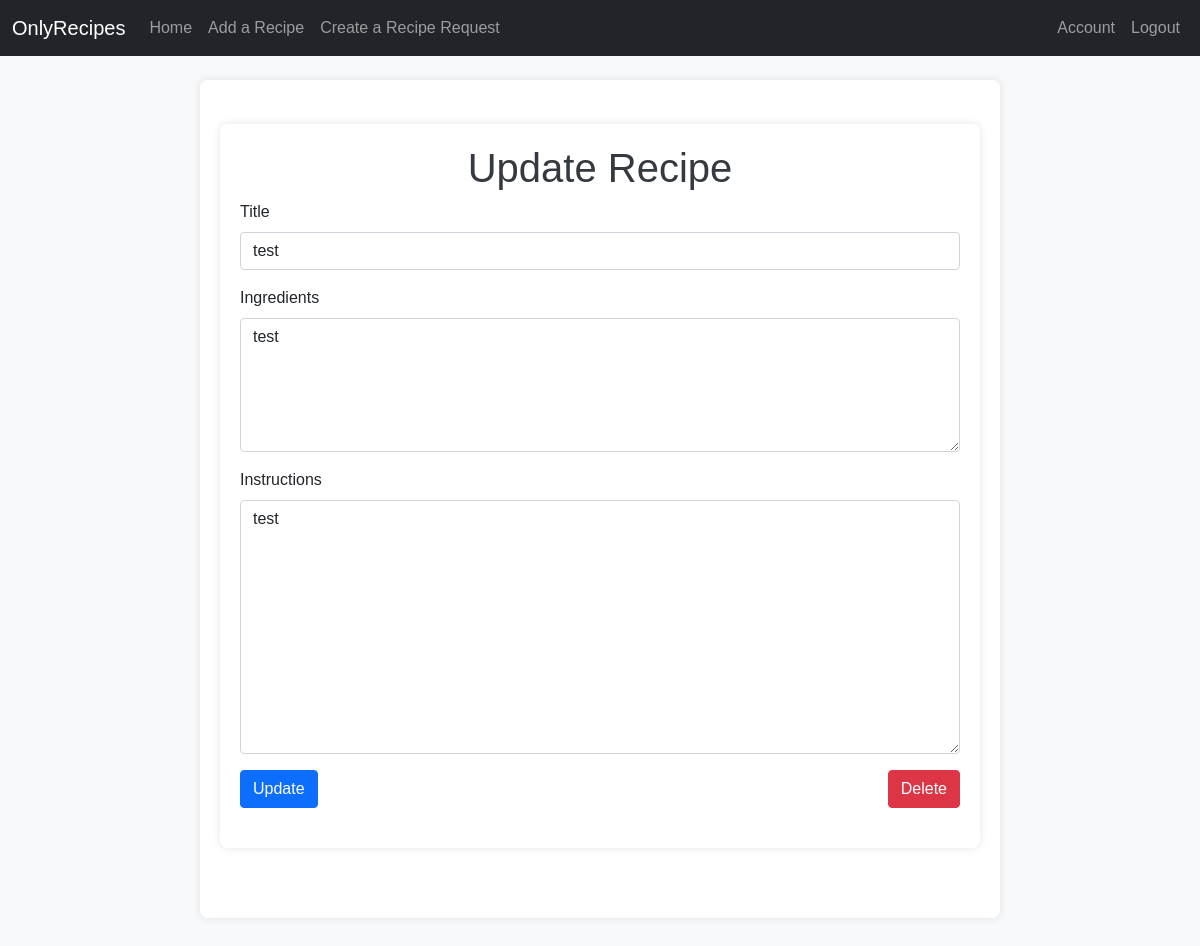
Screenshot of /update_recipe/2 (signed in) with the database file from the repository.
### app/models.py (models this page shows, shortened)
class Recipe(db.Model):
    id = db.Column(db.Integer, primary_key=True)
    title = db.Column(db.String(120), nullable=False)
    ingredients = db.Column(db.Text, nullable=False)
    instructions = db.Column(db.Text, nullable=False)
    created_at = db.Column(db.DateTime, nullable=False, default=datetime.utcnow)
    user_id = db.Column(db.Integer, db.ForeignKey('user.id'), nullable=False)

### app/routes.py (the view)
@bp.route('/update_recipe/<recipe_id>', methods=['GET', 'POST'])
@login_required
def update_recipe(recipe_id):
    recipe = Recipe.query.get_or_404(recipe_id)
    if recipe.user_id != current_user.id:
        abort(403)  # Forbidden, user trying to edit a recipe they don't own
    form = RecipeForm()
    if form.validate_on_submit():
        recipe.title = form.title.data
        recipe.ingredients = form.ingredients.data
        recipe.instructions = form.instructions.data
        db.session.commit()
        flash('Your recipe has been updated!', 'success')
        return redirect(url_for('main.account'))
    elif request.method == 'GET':
        form.title.data = recipe.title
        form.ingredients.data = recipe.ingredients
        form.instructions.data = recipe.instructions
    return render_template('update_recipe.html', title='Update Recipe', form=form, recipe=recipe)

### app/forms.py
class RecipeForm(FlaskForm):
    title = StringField('Title', validators=[DataRequired()])
    ingredients = TextAreaField('Ingredients', validators=[DataRequired()])
    instructions = TextAreaField('Instructions', validators=[DataRequired()])

### app/models.py (called while the page is built)
@login_manager.user_loader
def load_user(user_id):
    return User.query.get(int(user_id))

### app/templates/update_recipe.html (shortened to what this page needs)
{% extends "base.html" %}
{% block content %}
<div class="container mt-4">
    <h1>Update Recipe</h1>
    <form method="POST" action="{{ url_for('main.update_recipe', recipe_id=recipe.id) }}">
        <div class="mb-3">
            {{ form.title.label(class="form-label") }}
            {{ form.title(class="form-control", required=true) }}
        </div>
        <div class="mb-3">
            {{ form.ingredients.label(class="form-label") }}
            {{ form.ingredients(class="form-control", rows="5", required=true) }}
        </div>
        <div class="mb-3">
            {{ form.instructions.label(class="form-label") }}
            {{ form.instructions(class="form-control", rows="10", required=true) }}
        </div>
        <div class="d-flex justify-content-between">
            <button type="submit" class="btn btn-primary">Update</button>
            <button type="button" class="btn btn-danger" data-bs-toggle="modal" data-bs-target="#confirmDeleteModal">Delete</button>
        </div>
    </form>
</div>
{% endblock %}

### app/static/css/styles.css (style rules this page uses)
body { font-family: Arial, sans-serif; background-color: #f8f9fa; margin: 0; padding: 0; }
.container { max-width: 800px; margin: 50px auto; padding: 20px; background-color: #ffffff; border-radius: 8px; box-shadow: 0 0 10px rgba(0, 0, 0, 0.1); }
h1, h2 { text-align: center; color: #343a40; }
form { margin-bottom: 20px; }

### rows the page displays
Recipe: title "test", ingredients "test", instructions "test"
